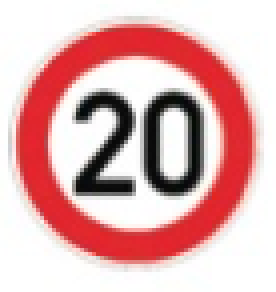
#> input picture testSet/0.png, 69 x 73 px, found by its file name (shown 4 times larger)
$ python image_reshape.py
#> lines starting #> are read from the running program, lines starting #| are printed output that depends on the picture
import cv2
import matplotlib.image as mpimg
import matplotlib.pyplot as plt

imgs = ['0.png', '1.png', '2.png', '3.png', '4.png']
y_act = [0, 1, 2, 3, 4]
new_input = []

fig, axes = plt.subplots(2, 5, figsize=(32, 32),
                         subplot_kw={'xticks': [], 'yticks': []})

fig.subplots_adjust(hspace=0.3, wspace=0.05)

for ax in axes.flat:
    for imgname in imgs:
        image = mpimg.imread('testSet/' + imgname)
#> image is the input picture: shape (73, 69, 4) float32; mean R, G, B, A 0.879, 0.696, 0.697, 1
        ax.imshow(image)
        # ax.set_title("l: " +str(label) + " c: " + str(label_dict[label]))
        ax.set_xticks([])
        ax.set_yticks([])

    for imgname in imgs:
        image = mpimg.imread('testSet/' + imgname)
        # plt.figure()
        # plt.imshow(image)
        # plt.savefig("testSet/same-"+imgname)
        resized = cv2.resize(image, (32, 32))
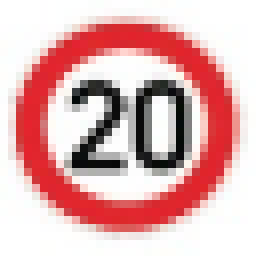
#> resized: shape (32, 32, 4) float32 (shown 8 times larger); mean R, G, B, A 0.88, 0.696, 0.698, 1
        # plt.figure()
        # plt.imshow(resized)
        # plt.savefig("testSet/reshaped-" + imgname)
        gray = cv2.cvtColor(resized, cv2.COLOR_BGR2GRAY)
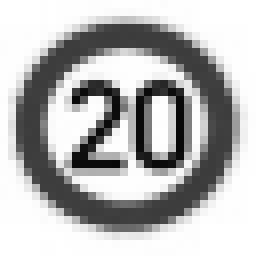
#> gray: shape (32, 32) float32 (shown 8 times larger); min 0.0327, max 1, mean 0.718
        new_input.append(gray)
        print(imgname, 'image is of size:', gray.shape)
#| 0.png image is of size: (32, 32)
        # plt.imshow(gray, cmap='gray')
        # plt.show()
        # plt.savefig("testSet/gray-" + imgname)

        ax.imshow(gray, cmap='gray')
        # ax.set_title("l: " +str(label) + " c: " + str(label_dict[label]))
        ax.set_xticks([])
        ax.set_yticks([])

plt.savefig("testSet/input_normalisation.jpg")
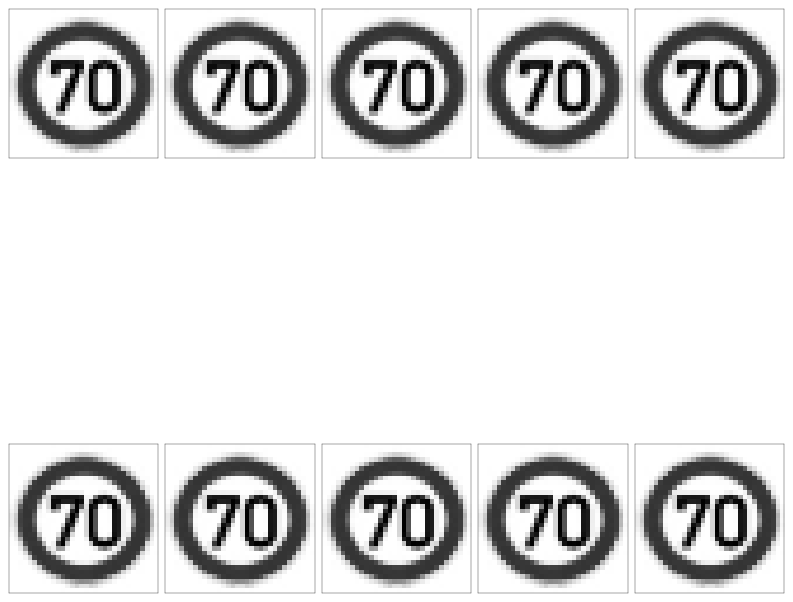
#> figure drawn by matplotlib, 10 panels
